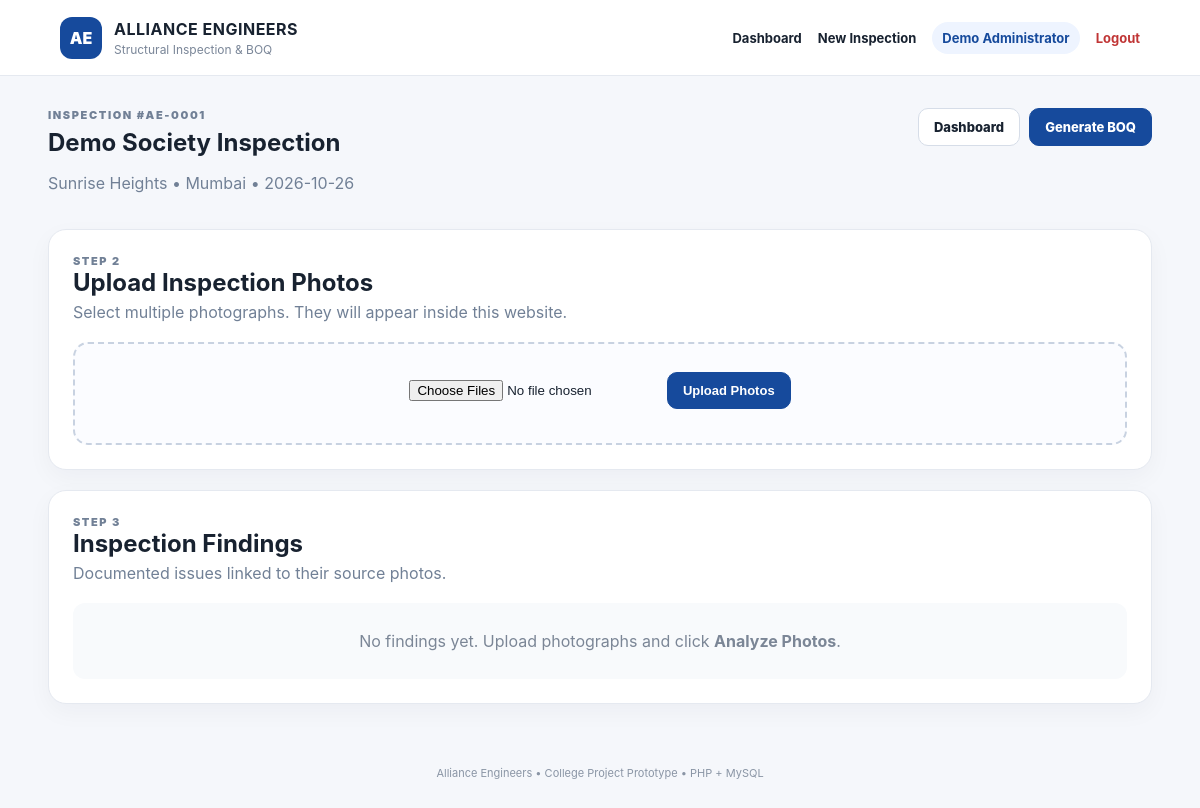
Screenshot of /project.php?id=1 (signed in) with the database file from the repository.
### tables this page shows
CREATE TABLE IF NOT EXISTS projects (
    id INT AUTO_INCREMENT PRIMARY KEY,
    project_name VARCHAR(150) NOT NULL,
    building_name VARCHAR(150) DEFAULT '',
    location VARCHAR(255) DEFAULT '',
    engineer_name VARCHAR(150) DEFAULT '',
    inspection_date DATE NOT NULL,
    status VARCHAR(30) DEFAULT 'Draft',
    created_at TIMESTAMP DEFAULT CURRENT_TIMESTAMP
);

### project.php (the view, shortened to what this page needs)
<?php
require_once "config/database.php";
$id = (int)($_GET['id'] ?? 0);
$stmt = $pdo->prepare("SELECT * FROM projects WHERE id=?");
$stmt->execute([$id]);
$project = $stmt->fetch();
$stmt = $pdo->prepare("SELECT d.*,p.original_name FROM defects d JOIN photos p ON p.id=d.photo_id WHERE d.project_id=? ORDER BY d.id DESC");
$stmt->execute([$id]);
$defects = $stmt->fetchAll();
include "includes/header.php";
?>
<section class="project-heading">
<div>
<p class="eyebrow">INSPECTION #AE-<?= str_pad($id,4,'0',STR_PAD_LEFT) ?></p>
<h1><?= htmlspecialchars($project['project_name']) ?></h1>
<p><?= htmlspecialchars($project['building_name']) ?> • <?= htmlspecialchars($project['location']) ?> • <?= htmlspecialchars($project['inspection_date']) ?></p>
</div>
<div class="actions"><a class="btn" href="dashboard.php">Dashboard</a><a class="btn btn-primary" href="boq.php?project_id=<?= $id ?>">Generate BOQ</a></div>
</section>
<section class="panel">
<div class="panel-head"><div><p class="eyebrow">STEP 2</p><h2>Upload Inspection Photos</h2><p>Select multiple photographs. They will appear inside this website.</p></div></div>
<form action="upload.php" method="post" enctype="multipart/form-data" class="upload-box">
<input type="file" name="photos[]" accept="image/jpeg,image/png,image/webp" multiple required>
<button class="btn btn-primary" type="submit">Upload Photos</button>
</form>
</section>
<section class="panel">
<div class="panel-head"><div><p class="eyebrow">STEP 3</p><h2>Inspection Findings</h2><p>Documented issues linked to their source photos.</p></div></div>
<?php if(!$defects): ?>
<div class="empty">No findings yet. Upload photographs and click <strong>Analyze Photos</strong>.</div>
<?php endif; ?>
</section>
<?php include "includes/footer.php"; ?>

### assets/css/style.css (style rules this page uses)
* { box-sizing:border-box }
:root { --blue:#164a9c;--blue2:#2563c7;--ink:#182230;--muted:#718096;--line:#e5e9f0;--bg:#f5f7fb }
body { margin:0;font-family:Inter,Segoe UI,Arial,sans-serif;background:var(--bg);color:var(--ink) }
a { text-decoration:none;color:inherit }
.eyebrow { font-size:11px;font-weight:900;letter-spacing:1.6px;color:#607087;margin:0 0 6px }
.panel,.report-paper { background:#fff;border:1px solid var(--line);border-radius:18px;padding:24px;box-shadow:0 8px 25px #1720330a;margin-bottom:20px }
.panel-head { display:flex;justify-content:space-between;align-items:center;gap:18px;margin-bottom:20px }
.panel h2 { margin:0 0 5px }
.panel-head p { margin:0;color:var(--muted) }
.btn { display:inline-flex;align-items:center;justify-content:center;border:1px solid #d6dde8;background:#fff;border-radius:10px;padding:10px 15px;font-weight:800;font-size:13px;cursor:pointer }
.btn-primary { background:var(--blue);color:#fff;border-color:var(--blue) }
.actions,.report-toolbar { display:flex;gap:9px;align-items:center }
.project-heading { display:flex;justify-content:space-between;align-items:flex-start;gap:20px;margin-bottom:20px }
.project-heading h1 { margin:4px 0 }
.project-heading p { color:var(--muted) }
.upload-box { border:2px dashed #c8d2e1;border-radius:15px;padding:28px;text-align:center;background:#fbfcff }
.upload-box input { max-width:100%;margin-bottom:14px }
.empty { padding:28px;text-align:center;color:#7b8696;background:#f8fafc;border-radius:12px }

### rows the page displays
projects: project_name "Demo Society Inspection", building_name "Sunrise Heights", location "Mumbai", inspection_date "2026-10-26"

### other values shown
$_SESSION['user_name'] "Demo Administrator"
str_pad($id,4,'0',STR_PAD_LEFT) "0001"
